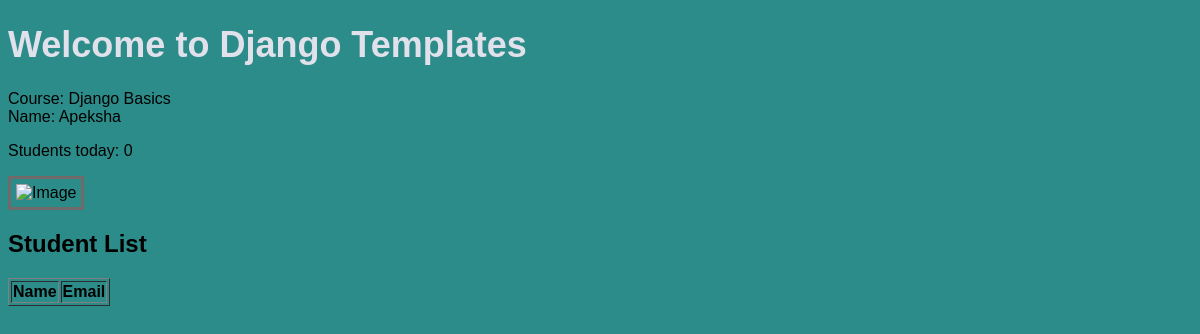
The page /apptwo/ on the database as committed earlier.
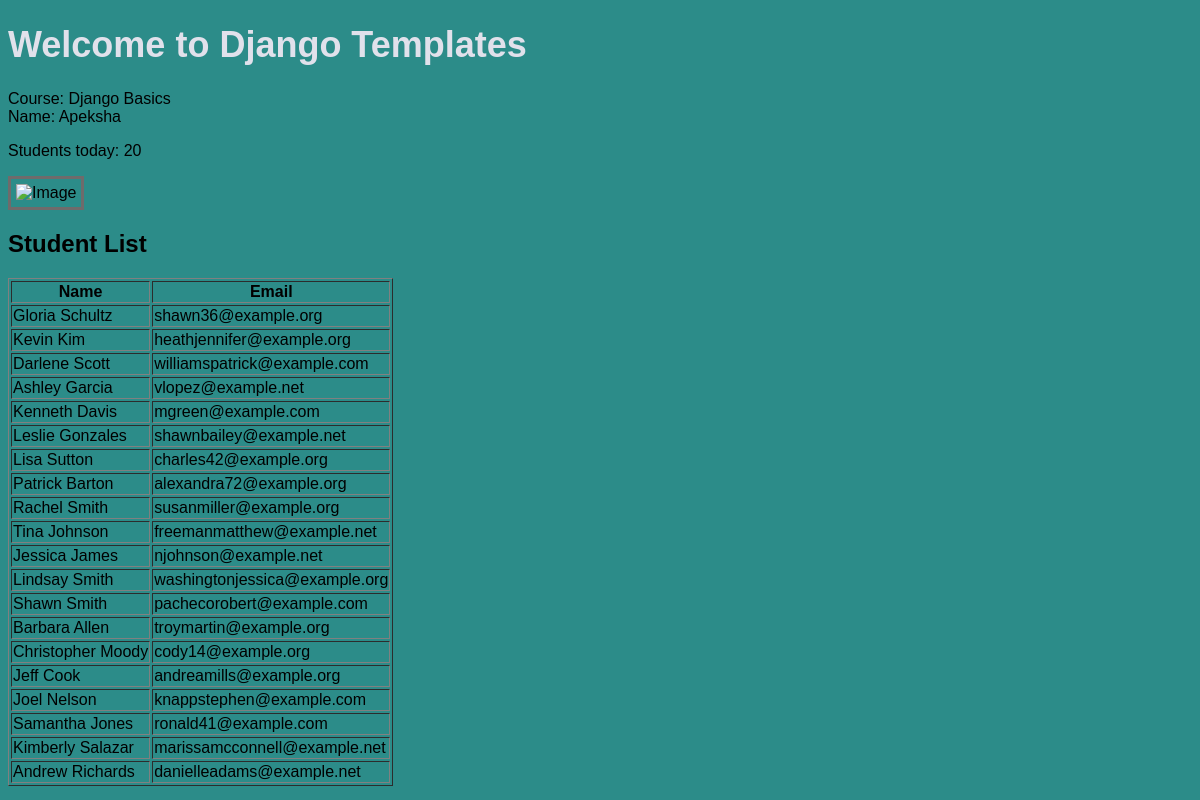
The same page on the database as committed later.
### AppTwo/models.py (models this page shows)
class Student(models.Model):
    name = models.CharField(max_length=100)
    email = models.EmailField()

### AppTwo/views.py (the view)
def index(request):
    students = Student.objects.all()
    context = {
        'welcome_message': 'Welcome to Django Templates',
        'course_name': 'Django Basics',
        'students_today': students.count(),
        'my_name': 'Apeksha',
        'students': students
    }
    return render(request, 'AppTwo/index.html', context)

### AppTwo/templates/AppTwo/index.html (shortened to what this page needs)
<!DOCTYPE html>
<html>
<head>
    {% load staticfiles %}
    <link rel="stylesheet" href="{% static 'AppTwo/style.css' %}">
</head>
<body>
    <h1>{{ welcome_message }}</h1>
    <p>
        Course: {{ course_name }} <br>
        Name: {{ my_name }}
    </p>
    <p>
        Students today: {{ students_today }}
    </p>
    <img src="{% static 'AppTwo/image.png' %}" alt="Image">
    <h2>Student List</h2>
    <table border="1">
    <tr>
        <th>Name</th>
        <th>Email</th>
    </tr>
    {% for student in students %}
    <tr>
        <td>{{ student.name }}</td>
        <td>{{ student.email }}</td>
    </tr>
    {% endfor %}
</table>
</body>
</html>

### AppTwo/static/AppTwo/style.css (style rules this page uses)
body { background-color: #2c8c89; font-family: Arial; }
h1 { color: rgb(225, 225, 235); font-size: 36px; }
img { border: 3px solid rgb(111, 107, 107); padding: 5px; width: 300px; height: auto; }

Rows that differ between the two databases and show on the page:
added Student: name "Gloria Schultz", email "shawn36@example.org"
added Student: name "Kevin Kim", email "heathjennifer@example.org"
added Student: name "Darlene Scott", email "williamspatrick@example.com"
added Student: name "Ashley Garcia", email "vlopez@example.net"
added Student: name "Kenneth Davis", email "mgreen@example.com"
added Student: name "Leslie Gonzales", email "shawnbailey@example.net"
added Student: name "Lisa Sutton", email "charles42@example.org"
added Student: name "Patrick Barton", email "alexandra72@example.org"
added Student: name "Rachel Smith", email "susanmiller@example.org"
added Student: name "Tina Johnson", email "freemanmatthew@example.net"
added Student: name "Jessica James", email "njohnson@example.net"
added Student: name "Lindsay Smith", email "washingtonjessica@example.org"
added Student: name "Shawn Smith", email "pachecorobert@example.com"
added Student: name "Barbara Allen", email "troymartin@example.org"
added Student: name "Christopher Moody", email "cody14@example.org"
added Student: name "Jeff Cook", email "andreamills@example.org"
added Student: name "Joel Nelson", email "knappstephen@example.com"
added Student: name "Samantha Jones", email "ronald41@example.com"
added Student: name "Kimberly Salazar", email "marissamcconnell@example.net"
added Student: name "Andrew Richards", email "danielleadams@example.net"
Other text that changed with them:
{{ students_today }}: "0" → "20"
